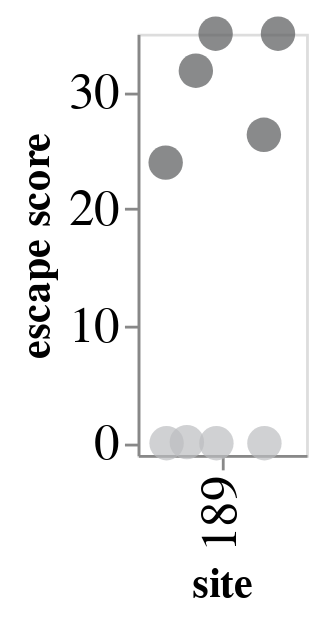

The cell this chart's notebook holds for it:
### Code cell
colors=['#58595B', '#BCBEC0']

summed_escape_lineplot = (
    alt.Chart(escape_df_189)
    .encode(
        x=alt.X("site", 
                title="site",
                sort=site_order,
               ),
        y=alt.Y(
            "escape",
            title="escape score",
            scale=alt.Scale(domain=[-1, 35], clamp=True),
            axis=alt.Axis(values=[0, 10, 20, 30]),
        ),
        xOffset='jitter:Q',
        color=alt.Color('cohort:N', 
                        legend=None,
                       ),
        detail=alt.Detail(['serum']),
        tooltip=['serum', 'site', 'escape']
    )
    .transform_calculate(jitter="sqrt(-2*log(random()))*cos(2*PI*random())")
    .mark_circle(size=150)
    .configure_range(category=alt.RangeScheme(colors))
    .configure_axis(grid=False,
                    labelFontSize=18,
                    titleFontSize=15
                   )
    .properties(width=60, height=150)
)

# 189N - BDBEC0
# 189K - 6E6F72
#58595B
# D1D3D4

summed_escape_lineplot.save(
    'scratch_notebooks/figure_drafts/perth09_analysis/sitewise_escape_plots/ped-189.png',
    scale_factor=2.0
)

summed_escape_lineplot

### Figure 1 — Vega-Lite specification as saved in the notebook (floating-point values rounded to 4 significant figures)
{"config": {"view": {"continuousWidth": 300, "continuousHeight": 300}, "axis": {"grid": false, "labelFontSize": 18, "titleFontSize": 15}, "range": {"category": ["#58595B", "#BCBEC0"]}}, "data": {"name": "data-9e002a8cc2c445d52ae376a64c0308a4"}, "mark": {"type": "circle", "size": 150}, "encoding": {"color": {"field": "cohort", "legend": null, "type": "nominal"}, "detail": [{"field": "serum", "type": "nominal"}], "tooltip": [{"field": "serum", "type": "nominal"}, {"field": "site", "type": "nominal"}, {"field": "escape", "type": "quantitative"}], "x": {"field": "site", "sort": ["121", "122", "124", "131", "135", "137", "142", "144", "145", "156", "157", "159", "160", "186", "188", "189", "192", "193", "48", "50", "275", "276", "81", "82"], "title": "site", "type": "nominal"}, "xOffset": {"field": "jitter", "type": "quantitative"}, "y": {"axis": {"values": [0, 10, 20, 30]}, "field": "escape", "scale": {"clamp": true, "domain": [-1, 35]}, "title": "escape score", "type": "quantitative"}}, "height": 150, "transform": [{"calculate": "sqrt(-2*log(random()))*cos(2*PI*random())", "as": "jitter"}], "width": 60, "$schema": "https://vega.github.io/schema/vega-lite/v5.8.0.json", "datasets": {"data-9e002a8cc2c445d52ae376a64c0308a4": [{"serum": "age 2.1 (Vietnam)", "site": "189", "wildtype": "K", "escape": 23.98, "cohort": "vietnam_ped_189K", "mean_cohort_escape": 36.05}, {"serum": "age 2.2 (Vietnam)", "site": "189", "wildtype": "K", "escape": 31.84, "cohort": "vietnam_ped_189K", "mean_cohort_escape": 36.05}, {"serum": "age 2.4 (Vietnam)", "site": "189", "wildtype": "K", "escape": 0.0, "cohort": "vietnam_ped_189N", "mean_cohort_escape": 0.02252}, {"serum": "age 2.5 (Vietnam)", "site": "189", "wildtype": "K", "escape": 55.2, "cohort": "vietnam_ped_189K", "mean_cohort_escape": 36.05}, {"serum": "age 2.5b (Vietnam)", "site": "189", "wildtype": "K", "escape": 42.87, "cohort": "vietnam_ped_189K", "mean_cohort_escape": 36.05}, {"serum": "age 3.3 (Vietnam)", "site": "189", "wildtype": "K", "escape": 0.0, "cohort": "vietnam_ped_189N", "mean_cohort_escape": 0.02252}, {"serum": "age 3.3b (Vietnam)", "site": "189", "wildtype": "K", "escape": 0.09008, "cohort": "vietnam_ped_189N", "mean_cohort_escape": 0.02252}, {"serum": "age 3.4 (Vietnam)", "site": "189", "wildtype": "K", "escape": 0.0, "cohort": "vietnam_ped_189N", "mean_cohort_escape": 0.02252}, {"serum": "age 3.5 (Vietnam)", "site": "189", "wildtype": "K", "escape": 26.36, "cohort": "vietnam_ped_189K", "mean_cohort_escape": 36.05}]}}
